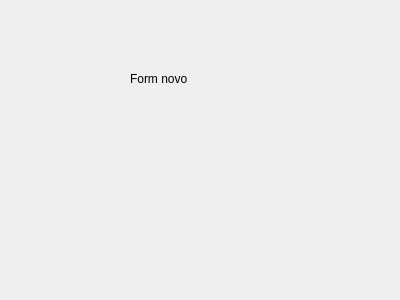
<?xml version="1.0" encoding="UTF-8"?>
<ui version="4.0">
 <class>F_Novo</class>
 <widget class="QDialog" name="F_Novo">
  <property name="geometry">
   <rect>
    <x>0</x>
    <y>0</y>
    <width>400</width>
    <height>300</height>
   </rect>
  </property>
  <property name="windowTitle">
   <string>Dialog</string>
  </property>
  <widget class="QLabel" name="label">
   <property name="geometry">
    <rect>
     <x>130</x>
     <y>70</y>
     <width>131</width>
     <height>17</height>
    </rect>
   </property>
   <property name="text">
    <string>Form novo</string>
   </property>
  </widget>
 </widget>
 <resources/>
 <connections/>
</ui>
